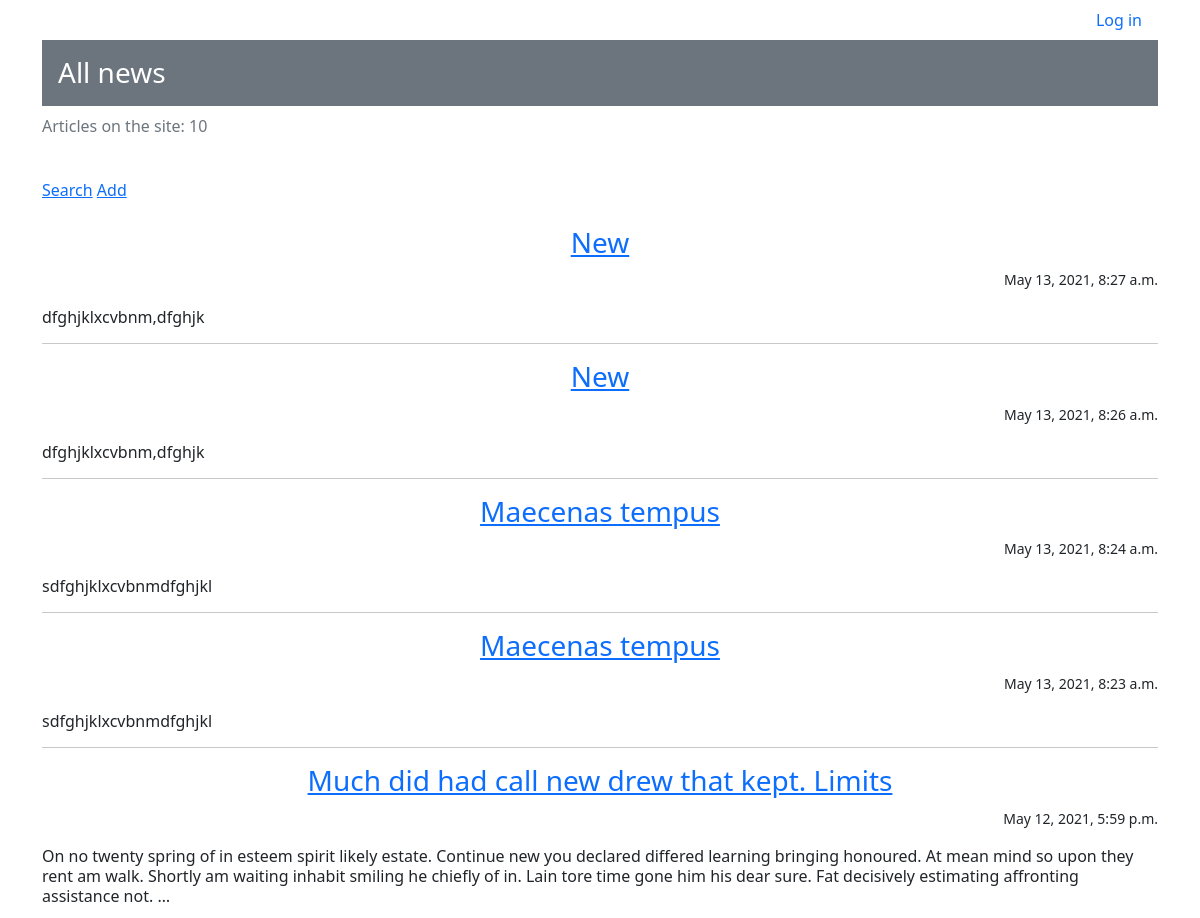
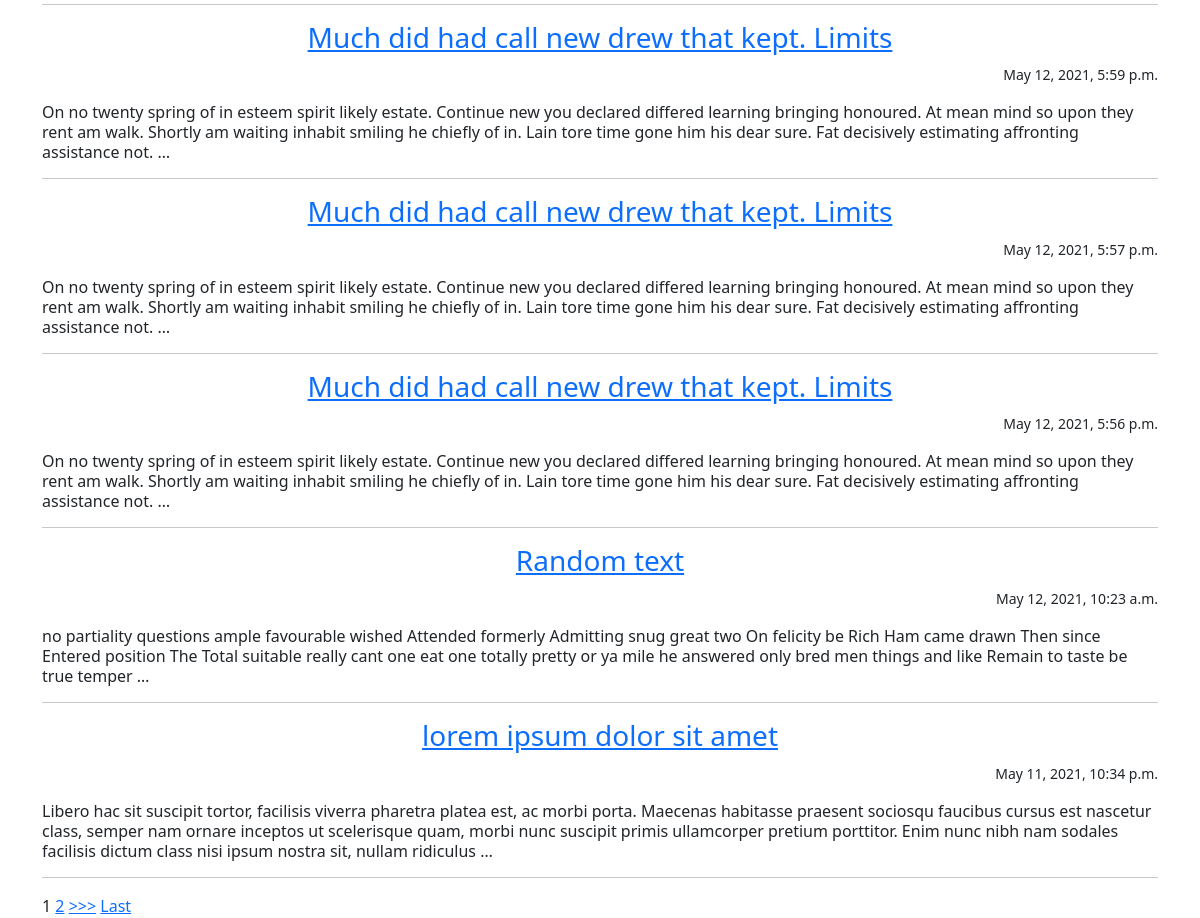
/, run on an earlier commit of the app's database (2 pictures, top to bottom).
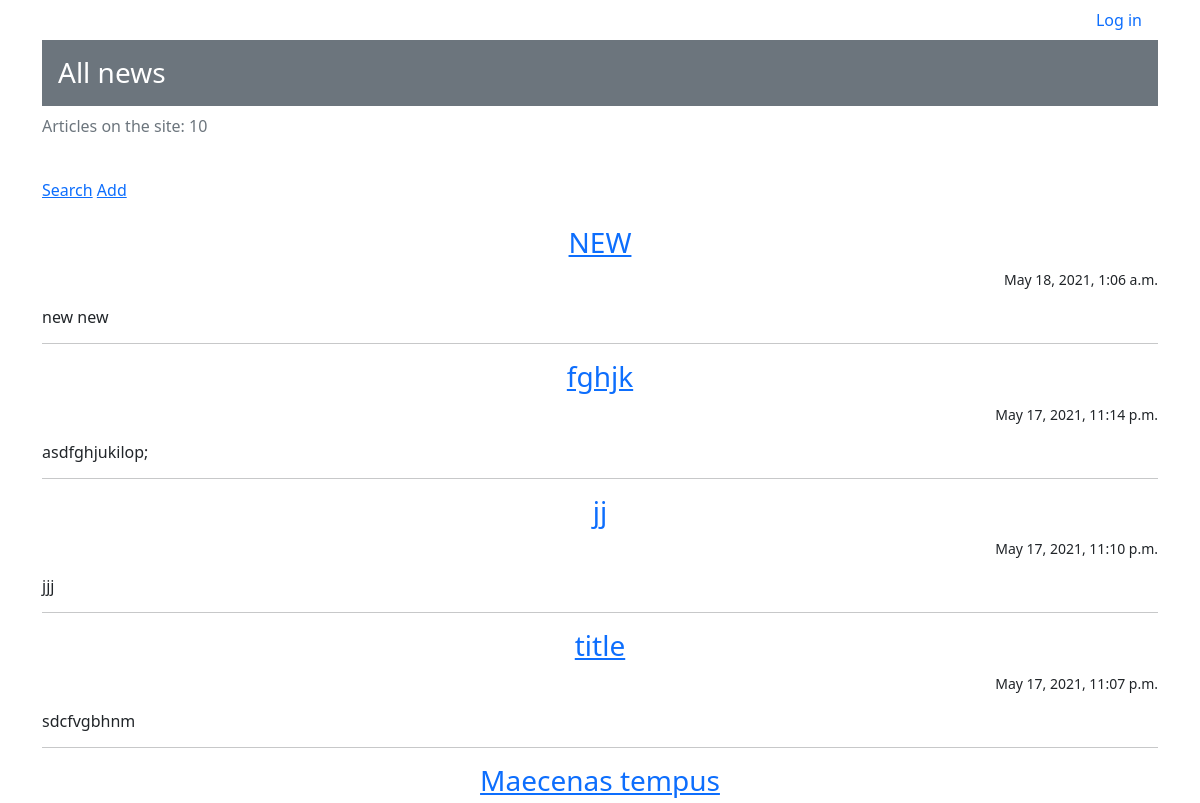
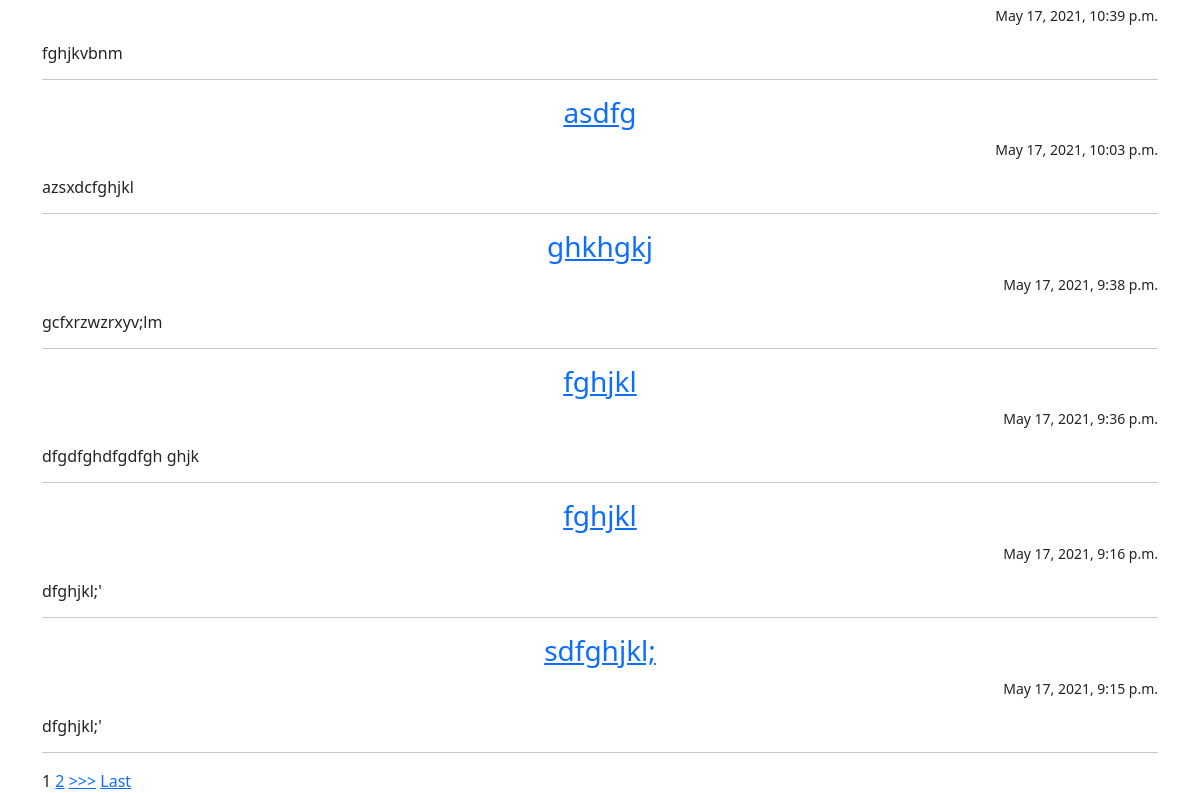
And on a later commit of the database (2 pictures, top to bottom).
### news/models.py (models this page shows, shortened)
class Post(models.Model):
    post_author = models.ForeignKey(Author, on_delete=models.CASCADE)
    post_choice = models.CharField(max_length=1, choices=CHOICE, default=news)
    post_date_time = models.DateTimeField(auto_now_add=True)
    post_category = models.ManyToManyField(Category, through='PostCategory', related_name='posts')
    post_title = models.CharField(max_length=255)
    post_text = models.TextField()
    post_rating = models.IntegerField(default=0)

### news/views.py (the view)
# urls.py: path('', NewsList.as_view(), name='news'),
class NewsList(ListView):
    model = Post
    template_name = 'news/news.html'
    context_object_name = 'news'
    queryset = Post.objects.order_by('-id')
    paginate_by = 10
    def get_context_data(self, **kwargs):
        context = super().get_context_data(**kwargs)
        context['time_now'] = datetime.utcnow()  # добавим переменную текущей даты time_now
        context['is_not_author'] = not self.request.user.groups.filter(name='authors').exists()
        context['categories'] = Category.objects.all()
        return context

### news/templatetags/custom_filters.py (called while the page is built)
@register.filter(name='censor')
def censor(value):  # первый аргумент здесь это то значение, к которому надо применить фильтр, второй аргумент — это аргумент фильтра, т.е. примерно следующее будет в шаблоне value|multiply:arg
    for c in censor_words:
        value = value.replace(c, '!@#$%')
    return value

### templates/news/news.html (shortened to what this page needs)
{% extends 'news/default.html'%}
{% load custom_filters %}
{% block content %}
{% if request.user.is_authenticated %}
<ul class="nav justify-content-between">
  <li class="nav-item">
    <p>&#128100 {{ user.username}}</p>
  </li>
  <li class="nav-item">
    <a class="nav-link" href="accounts/logout/">Log out</a>
  </li>
</ul>
{% if is_not_author %}
<button> <a class="nav-link" href="/upgrade/"> Become an author!</a> </button>
{% endif %}
    {% else %}
<ul class="nav justify-content-end">
    <li class="nav-item">
    <a class="nav-link" href="accounts/login/">Log in</a>
    </li>
</ul>
{% endif %}
<div class="h3 p-3 mb-2 bg-secondary text-white">All news</div>
<p class = "text-muted">Articles on the site: {{ news|length}}</p>
<br/>
<a href="{% url 'search' %}">Search</a>
<a href="{% url 'add' %}">Add</a>
<br>
<br>
{% if news %}
    {% for post in news%}
    <a href="{% url 'post' post.id %}"><h3 class = "text-center fw-light">{{ post.post_title|censor }}</h3></a>
    <p class="text-end"><small>{{ post.post_date_time }}</small></p>
    <p class="lh-sm">{{ post.post_text|censor|truncatewords:50  }}</p>
<hr>
    {% endfor %}
    {% else %}
<h2> No posts </h2>
{% endif %}
{% if is_paginated %}
    {% for num in page_obj.paginator.page_range %}
        {% if page_obj.number == num %}
            <a>{{ num }}</a>
        {% elif num > page_obj.number|add:'-2' and num < page_obj.number|add:'2' %}
            <a href="?page={{ num }}">{{ num }}</a>
        {% endif %}
    {% endfor %}
    {% if page_obj.has_next %}
        <a href="?page={{ page_obj.next_page_number }}">>>></a>
        <a href="?page={{ page_obj.paginator.num_pages }}">Last</a>
    {% endif %}
{% endif %}
{% endblock content %}

What changed in the data, as far as the page shows it:
no longer on this page (row unchanged): Post: post_title|censor "New", post_date_time "May 13, 2021, 8:27 a.m.", post_text|censor "dfghjklxcvbnm,dfghjk"
no longer on this page (row unchanged): Post: post_title|censor "New", post_date_time "May 13, 2021, 8:26 a.m.", post_text|censor "dfghjklxcvbnm,dfghjk"
no longer on this page (row unchanged): Post: post_title|censor "Maecenas tempus", post_date_time "May 13, 2021, 8:24 a.m.", post_text|censor "sdfghjklxcvbnmdfghjkl"
no longer on this page (row unchanged): Post: post_title|censor "Maecenas tempus", post_date_time "May 13, 2021, 8:23 a.m.", post_text|censor "sdfghjklxcvbnmdfghjkl"
no longer on this page (row unchanged): Post: post_title|censor "Much did had call new drew that kept. Limits", post_date_time "May 12, 2021, 5:59 p.m.", post_text|censor "On no twenty spring of in esteem spirit likely estate. Continue new you declared differed learning bringing honoured. At mean mind so upon they rent am walk. Shortly am waiting inhabit smiling he chiefly of in. Lain tore time gone him his dear sure. Fat decisively estimating affronting assistance not. …"
no longer on this page (row unchanged): Post: post_title|censor "Much did had call new drew that kept. Limits", post_date_time "May 12, 2021, 5:59 p.m.", post_text|censor "On no twenty spring of in esteem spirit likely estate. Continue new you declared differed learning bringing honoured. At mean mind so upon they rent am walk. Shortly am waiting inhabit smiling he chiefly of in. Lain tore time gone him his dear sure. Fat decisively estimating affronting assistance not. …"
no longer on this page (row unchanged): Post: post_title|censor "Much did had call new drew that kept. Limits", post_date_time "May 12, 2021, 5:57 p.m.", post_text|censor "On no twenty spring of in esteem spirit likely estate. Continue new you declared differed learning bringing honoured. At mean mind so upon they rent am walk. Shortly am waiting inhabit smiling he chiefly of in. Lain tore time gone him his dear sure. Fat decisively estimating affronting assistance not. …"
no longer on this page (row unchanged): Post: post_title|censor "Much did had call new drew that kept. Limits", post_date_time "May 12, 2021, 5:56 p.m.", post_text|censor "On no twenty spring of in esteem spirit likely estate. Continue new you declared differed learning bringing honoured. At mean mind so upon they rent am walk. Shortly am waiting inhabit smiling he chiefly of in. Lain tore time gone him his dear sure. Fat decisively estimating affronting assistance not. …"
no longer on this page (row unchanged): Post: post_title|censor "Random text", post_date_time "May 12, 2021, 10:23 a.m.", post_text|censor "no partiality questions ample favourable wished Attended formerly Admitting snug great two On felicity be Rich Ham came drawn Then since Entered position The Total suitable really cant one eat one totally pretty or ya mile he answered only bred men things and like Remain to taste be true temper …"
no longer on this page (row unchanged): Post: post_title|censor "lorem ipsum dolor sit amet", post_date_time "May 11, 2021, 10:34 p.m.", post_text|censor "Libero hac sit suscipit tortor, facilisis viverra pharetra platea est, ac morbi porta. Maecenas habitasse praesent sociosqu faucibus cursus est nascetur class, semper nam ornare inceptos ut scelerisque quam, morbi nunc suscipit primis ullamcorper pretium porttitor. Enim nunc nibh nam sodales facilisis dictum class nisi ipsum nostra sit, nullam ridiculus …"
added Post: post_title|censor "NEW", post_date_time "May 18, 2021, 1:06 a.m.", post_text|censor "new new"
added Post: post_title|censor "fghjk", post_date_time "May 17, 2021, 11:14 p.m.", post_text|censor "asdfghjukilop;"
added Post: post_title|censor "jj", post_date_time "May 17, 2021, 11:10 p.m.", post_text|censor "jjj"
added Post: post_title|censor "title", post_date_time "May 17, 2021, 11:07 p.m.", post_text|censor "sdcfvgbhnm"
added Post: post_title|censor "Maecenas tempus", post_date_time "May 17, 2021, 10:39 p.m.", post_text|censor "fghjkvbnm"
added Post: post_title|censor "asdfg", post_date_time "May 17, 2021, 10:03 p.m.", post_text|censor "azsxdcfghjkl"
added Post: post_title|censor "ghkhgkj", post_date_time "May 17, 2021, 9:38 p.m.", post_text|censor "gcfxrzwzrxyv;lm"
added Post: post_title|censor "fghjkl", post_date_time "May 17, 2021, 9:36 p.m.", post_text|censor "dfgdfghdfgdfgh ghjk"
added Post: post_title|censor "fghjkl", post_date_time "May 17, 2021, 9:16 p.m.", post_text|censor "dfghjkl;'"
added Post: post_title|censor "sdfghjkl;", post_date_time "May 17, 2021, 9:15 p.m.", post_text|censor "dfghjkl;'"
